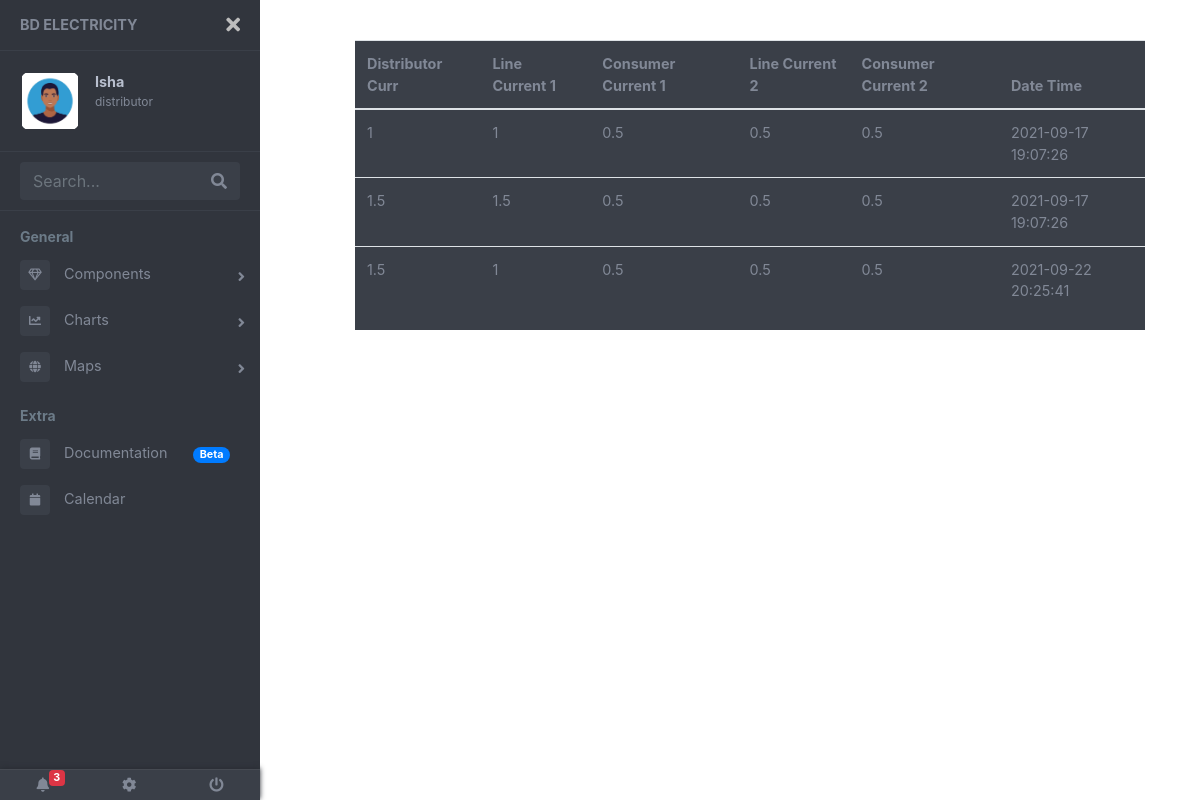
Page /views/lineDetail.php (signed in) on the committed database.
### tables this page shows
CREATE TABLE `main` (
  `id` int(11) NOT NULL,
  `mainCurr` float NOT NULL,
  `lineCurr1` float NOT NULL,
  `consumerCurr1` float NOT NULL,
  `lineCurr2` float NOT NULL,
  `consumerCurr2` float NOT NULL,
  `dateTime` datetime NOT NULL
);

### service/userService.php (called while the page is built, shortened)
<?php
	function getAllMain(){
		$conn = dbConnection();
		$sql = "select * from main";
		$result = mysqli_query($conn, $sql);
		$main = [];
		while($row = mysqli_fetch_assoc($result)){
			array_push($main, $row);
		}
		return $main;
	}
?>

### views/lineDetail.php (the view, shortened to what this page needs)
<?php
	require_once('../service/userService.php');
?>
<!DOCTYPE html>
<html>
<head>
  <link rel="stylesheet" href="https://maxcdn.bootstrapcdn.com/bootstrap/4.0.0/css/bootstrap.min.css"
>
  <link href="https://use.fontawesome.com/releases/v5.0.6/css/all.css" rel="stylesheet">
  <link rel="stylesheet" href="../assets/style.css">
</head>
<body>
	<div class="page-wrapper chiller-theme toggled">
  <nav id="sidebar" class="sidebar-wrapper">
    <div class="sidebar-content">
      <div class="sidebar-brand">
        <a href="distributorPage.php">BD Electricity</a>
        <div id="close-sidebar">
          <i class="fas fa-times"></i>
        </div>
      </div>
      <div class="sidebar-header">
        <div class="user-pic">
        <a href="distributorPage.php"><img class="img-responsive img-rounded" src="../assets/image/<?=$_SESSION['img']?>"
            alt="User picture"></a>
        </div>
        <div class="user-info">
          <span class="user-name">
            <strong><?=$_SESSION['name']?></strong>
          </span>
          <span class="user-role"><?=$_SESSION['userType']?></span>
        </div>
      </div>
      <div class="sidebar-search">
        <div>
          <div class="input-group">
            <input type="text" class="form-control search-menu" placeholder="Search...">
            <div class="input-group-append">
              <span class="input-group-text">
                <i class="fa fa-search" aria-hidden="true"></i>
              </span>
            </div>
          </div>
        </div>
      </div>
      <div class="sidebar-menu">
        <ul>
          <li class="header-menu">
            <span>General</span>
          </li>
          <li class="sidebar-dropdown">
            <a href="#">
              <i class="far fa-gem"></i>
              <span>Components</span>
            </a>
          </li>
          <li class="sidebar-dropdown">
            <a href="#">
              <i class="fa fa-chart-line"></i>
              <span>Charts</span>
            </a>
          </li>
          <li class="sidebar-dropdown">
            <a href="#">
              <i class="fa fa-globe"></i>
              <span>Maps</span>
            </a>
          </li>
          <li class="header-menu">
            <span>Extra</span>
          </li>
          <li>
            <a href="#">
              <i class="fa fa-book"></i>
              <span>Documentation</span>
              <span class="badge badge-pill badge-primary">Beta</span>
            </a>
          </li>
          <li>
            <a href="#">
              <i class="fa fa-calendar"></i>
              <span>Calendar</span>
            </a>
          </li>
        </ul>
      </div>
    </div>
    <div class="sidebar-footer">
      <a href="theftNotification.php">
        <i class="fa fa-bell"></i>
        <span class="badge badge-danger badge-warning notification">3</span>
      </a>
      <a href="#">
        <i class="fa fa-cog"></i>
      </a>
      <a href="../php/logout.php">
        <i class="fa fa-power-off"></i>
      </a>
    </div>
  </nav>
  <main class="page-content">
    <div class="container-fluid">
        <div class="form-group col-md-12">
        <div class="table-hover table-responsive" id="table1">
          <table class="table">
          <thead>
            <tr>
              <th>Distributor Curr</th>
              <th>Line Current 1</th>
              <th>Consumer Current 1</th>
              <th>Line Current 2</th>
              <th>Consumer Current 2</th>
              <th>Date Time</th>
            </tr>
          </thead>
          <tbody>
          <?php
          $main = getAllMain();
          for ($i=0; $i != count($main); $i++) {  ?>
            <tr>
              <td><?=$main[$i]['mainCurr']?></td>
              <td><?=$main[$i]['lineCurr1']?></td>
              <td><?=$main[$i]['consumerCurr1']?></td>
              <td><?=$main[$i]['lineCurr2']?></td>
              <td><?=$main[$i]['consumerCurr2']?></td>
              <td><?=$main[$i]['dateTime']?></td>
            </tr>
          <?php } ?>
          </tbody>
          </table>
        </div>
        </div>
      </div>
      </div>
</body>
</html>

### rows in the picture
main: mainCurr "1", lineCurr1 "1", consumerCurr1 "0.5", lineCurr2 "0.5", consumerCurr2 "0.5", dateTime "2021-09-17 19:07:26"
main: mainCurr "1.5", lineCurr1 "1.5", consumerCurr1 "0.5", lineCurr2 "0.5", consumerCurr2 "0.5", dateTime "2021-09-17 19:07:26"
main: mainCurr "1.5", lineCurr1 "1", consumerCurr1 "0.5", lineCurr2 "0.5", consumerCurr2 "0.5", dateTime "2021-09-22 20:25:41"

### other values in the picture
$_SESSION['name'] "Isha"
$_SESSION['userType'] "distributor"
